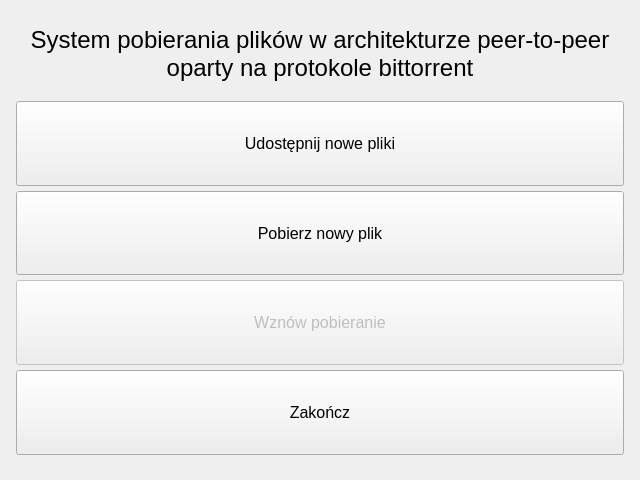
<?xml version="1.0" encoding="UTF-8"?>
<ui version="4.0">
 <class>WindowClass</class>
 <widget class="QMainWindow" name="WindowClass">
  <property name="geometry">
   <rect>
    <x>0</x>
    <y>0</y>
    <width>640</width>
    <height>480</height>
   </rect>
  </property>
  <property name="minimumSize">
   <size>
    <width>640</width>
    <height>400</height>
   </size>
  </property>
  <property name="windowTitle">
   <string>P2P client</string>
  </property>
  <widget class="QWidget" name="centralWidget">
   <property name="font">
    <font>
     <pointsize>12</pointsize>
    </font>
   </property>
   <layout class="QVBoxLayout" name="verticalLayout">
    <property name="spacing">
     <number>5</number>
    </property>
    <property name="leftMargin">
     <number>16</number>
    </property>
    <property name="rightMargin">
     <number>16</number>
    </property>
    <property name="bottomMargin">
     <number>25</number>
    </property>
    <item>
     <widget class="QLabel" name="LabelInfo">
      <property name="sizePolicy">
       <sizepolicy hsizetype="Minimum" vsizetype="Expanding">
        <horstretch>0</horstretch>
        <verstretch>0</verstretch>
       </sizepolicy>
      </property>
      <property name="font">
       <font>
        <pointsize>18</pointsize>
        <weight>50</weight>
        <bold>false</bold>
       </font>
      </property>
      <property name="autoFillBackground">
       <bool>false</bool>
      </property>
      <property name="text">
       <string>System pobierania plików w architekturze peer-to-peer oparty na protokole bittorrent</string>
      </property>
      <property name="alignment">
       <set>Qt::AlignCenter</set>
      </property>
      <property name="wordWrap">
       <bool>true</bool>
      </property>
      <property name="openExternalLinks">
       <bool>false</bool>
      </property>
     </widget>
    </item>
    <item>
     <widget class="QPushButton" name="ShareNewFile">
      <property name="sizePolicy">
       <sizepolicy hsizetype="Minimum" vsizetype="Expanding">
        <horstretch>0</horstretch>
        <verstretch>0</verstretch>
       </sizepolicy>
      </property>
      <property name="text">
       <string>Udostępnij nowe pliki</string>
      </property>
     </widget>
    </item>
    <item>
     <widget class="QPushButton" name="DownloadNewFIles">
      <property name="sizePolicy">
       <sizepolicy hsizetype="Minimum" vsizetype="Expanding">
        <horstretch>0</horstretch>
        <verstretch>0</verstretch>
       </sizepolicy>
      </property>
      <property name="text">
       <string>Pobierz nowy plik</string>
      </property>
     </widget>
    </item>
    <item>
     <widget class="QPushButton" name="ContinueDownload">
      <property name="enabled">
       <bool>false</bool>
      </property>
      <property name="sizePolicy">
       <sizepolicy hsizetype="Minimum" vsizetype="Expanding">
        <horstretch>0</horstretch>
        <verstretch>0</verstretch>
       </sizepolicy>
      </property>
      <property name="text">
       <string>Wznów pobieranie</string>
      </property>
     </widget>
    </item>
    <item>
     <widget class="QPushButton" name="Exit">
      <property name="sizePolicy">
       <sizepolicy hsizetype="Minimum" vsizetype="Expanding">
        <horstretch>0</horstretch>
        <verstretch>0</verstretch>
       </sizepolicy>
      </property>
      <property name="text">
       <string>Zakończ</string>
      </property>
     </widget>
    </item>
   </layout>
  </widget>
 </widget>
 <layoutdefault spacing="6" margin="11"/>
 <tabstops>
  <tabstop>ShareNewFile</tabstop>
  <tabstop>DownloadNewFIles</tabstop>
  <tabstop>ContinueDownload</tabstop>
  <tabstop>Exit</tabstop>
 </tabstops>
 <resources>
  <include location="Window.qrc"/>
 </resources>
 <connections>
  <connection>
   <sender>Exit</sender>
   <signal>clicked()</signal>
   <receiver>WindowClass</receiver>
   <slot>close()</slot>
   <hints>
    <hint type="sourcelabel">
     <x>335</x>
     <y>454</y>
    </hint>
    <hint type="destinationlabel">
     <x>319</x>
     <y>199</y>
    </hint>
   </hints>
  </connection>
  <connection>
   <sender>ShareNewFile</sender>
   <signal>clicked()</signal>
   <receiver>WindowClass</receiver>
   <slot>hide()</slot>
   <hints>
    <hint type="sourcelabel">
     <x>407</x>
     <y>149</y>
    </hint>
    <hint type="destinationlabel">
     <x>473</x>
     <y>-14</y>
    </hint>
   </hints>
  </connection>
 </connections>
</ui>
